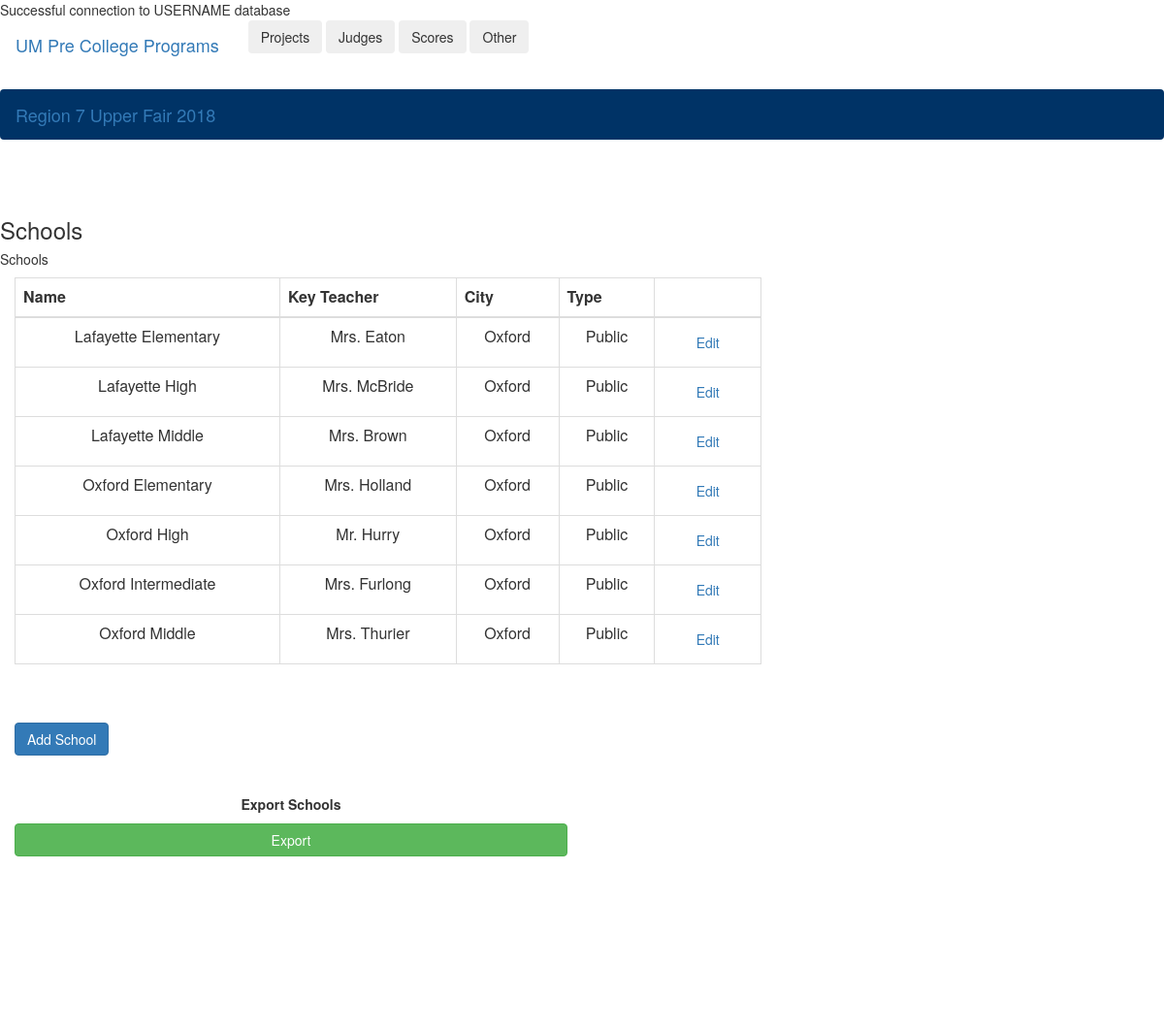
/CRUDsp/readSchools.php?id=1, run on the app's committed database.
### tables this page shows
CREATE TABLE School (
    SchoolID int NOT NULL AUTO_INCREMENT,
    SName varchar(100) NOT NULL,
    KeyTeacher varchar(100) NOT NULL,
    City varchar(50) NOT NULL,
    Type varchar(45) NOT NULL,
    CONSTRAINT School_pk PRIMARY KEY (SchoolID)
);

### CRUDsp/readSchools.php (the view, shortened to what this page needs)
<DOCTYPE! html>
<html lang="en">
<?php
	require_once("included_functions.php");
	$mysqli = db_connection();
	if (isset($_GET['id']) && $_GET['id'] != "") {
		$ID = $_GET['id'];
		$query1 = "Select * from Fair where FairID = ".$ID;
		$result = $mysqli->query($query1);
		if ($result && $result->num_rows > 0) {
			$query = "select * from School order by SName";
			$result = $mysqli->query($query);
			if ($result && $result->num_rows > 0) {
				echo "<div class='container-fluid'>";
				echo "<br><br>";
				echo "<div class='row justify-content-center'";
				echo "<head>";
				echo "<h3 class='d-none d-md-block'>Schools</h3>";
        		echo "<h5 class='d-md-none'>Schools</h5>";
				echo "</head>";
				echo "</div>";
				echo "<div class='row justify-content-center'>";
				echo "<div class='col-xs-12 col-sm-10 col-md-10 col-lg-8'>";
				echo "<div class='table-responsive'>";
				echo "<table class='table table-bordered table-hover'>";
				echo "<thead class='thead-dark text-center'>";
				echo "<tr>";
				echo "<th scope='col'>Name</th>";
				echo "<th scope='col'>Key Teacher</th>";
				echo "<th scope='col'>City</th>";
				echo "<th scope='col'>Type</th>";
				echo "<th scope='col'></th>";
				echo "</tr>";
				echo "</thead>";
				echo "<tbody>";
				while ($row = $result->fetch_assoc()) {
					echo "<tr>";
					echo "<td class='text-center'>".$row['SName']."</td>";
					echo "<td class='text-center'>".$row['KeyTeacher']."</td>";
					echo "<td class='text-center'>".$row['City']."</td>";
					echo "<td class='text-center'>".$row['Type']."</td>";
					echo "<td class='text-center'><a href='editSchool.php?id=".urlencode($ID)."&sid=".urlencode($row['SchoolID'])."' class='btn btn-outline-warning'>Edit</a></td>";
					echo "</tr>";
				}
				echo "</tbody>";
				echo "</table>";
				echo "</div>";
				echo "</div>";
				echo "</div>";
				echo "<div class='container'>";
				echo "<br /><br />";
				echo "<div class='row justify-content-center'>";
				echo "<a href='addSchool.php?id=".urlencode($ID)."' class='btn btn-primary'>Add School</a>";
				echo "</div>";
				echo "</div>";
				echo "<br /><br />";
				echo "<div class='row justify-content-center' align='center'>";
				echo "<div class='col-xs-12 col-sm-12 col-md-9 col-lg-6'>";
				echo "<p><b>Export Schools</b></p>";
				echo "<a href='exportSchools.php?id=".$ID."' class='btn btn-success btn-block'>Export</a>";
				echo "</div>";
				echo "</div>";
				echo "<br /><br /><br /><br /><br /><br />";
			} else {
				$_SESSION["message"] = "Error! Schools were not found.";
            	header("Location: FairHome.php?id=".$ID);
            	exit;
			}
		} else {
			$_SESSION["message"] = "Error! Fair could not be found.";
            header("Location: SFindex.php");
            exit;
		}
	} else {
		$_SESSION["message"] = "Error! Variables not set";
        header("Location: SFindex.php");
        exit;
	}
?>
<br /><br /><br />
</html>

### data on the page
school: SName "Lafayette Elementary", KeyTeacher "Mrs. Eaton", City "Oxford", Type "Public"
school: SName "Lafayette High", KeyTeacher "Mrs. McBride", City "Oxford", Type "Public"
school: SName "Lafayette Middle", KeyTeacher "Mrs. Brown", City "Oxford", Type "Public"
school: SName "Oxford Elementary", KeyTeacher "Mrs. Holland", City "Oxford", Type "Public"
school: SName "Oxford High", KeyTeacher "Mr. Hurry", City "Oxford", Type "Public"
school: SName "Oxford Intermediate", KeyTeacher "Mrs. Furlong", City "Oxford", Type "Public"
school: SName "Oxford Middle", KeyTeacher "Mrs. Thurier", City "Oxford", Type "Public"

### other printed values
USERNAME "USERNAME"
$name "Region 7 Upper Fair 2018"
